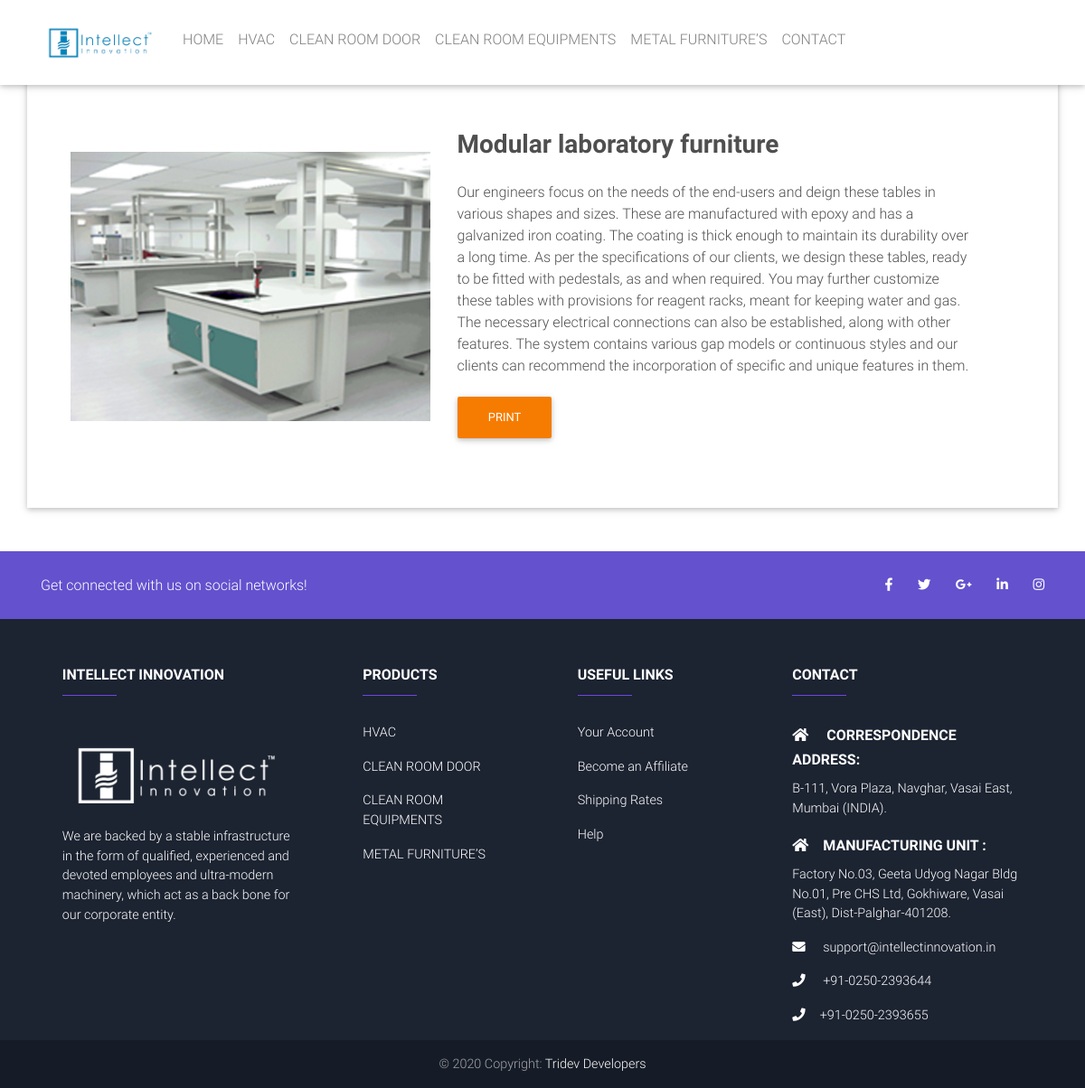
The app's page /metalDetail/Modular_laboratory_furniture/ with its own data.
### intellect/models.py (models this page shows, shortened)
class Metal(models.Model):
    title = models.CharField(max_length=200)
    image = models.FileField(upload_to='images', help_text='image should be Height = 480px, Width = 480px')
    post_short_description = models.TextField(default='This area write image short description')
    post_long_description = RichTextUploadingField(default='This area write image in brief text description')
    slug = models.SlugField(blank = True, null = True)

### intellect/views.py (the view)
# urls.py: path('metalDetail/<slug>/', metalDetailView.as_view(), name='metalDetail'),
class metalDetailView(DetailView):
    model = Metal
    template_name = 'metalDetail.html'

### intellect/templates/metalDetail.html
{% extends "base.html" %}
{% block products %}
  <div class="container my-5 p-5 z-depth-1">
  <section class="dark-grey-text mt-4">
    <div class="row pr-lg-5 mt-3">
      <div class="col-md-5 mb-5 mt-5">
        <div class="view">
          <img src="{{ metal.image.url }}" class="img-fluid" alt="smaple image">
        </div>
      </div>
      <div class="col-md-7 d-flex align-items-center">
        <div>
          <h3 class="font-weight-bold mb-4">{{ metal.title }}</h3>
        	<p>{{ metal.post_long_description | safe }}</p>
        	<button type="button" class="btn btn-orange btn-rounded mx-0" onClick="javascript:window.print()">Print</button>
        </div>
      </div>
    </div>
  </section>
</div>
{% endblock products %}

### intellect/templates/navbar.html (style rules this page uses)
html, body, header, .view { height: 100%; }

### records on screen
Metal: image (picture), title "Modular laboratory furniture", post_long_description "Our engineers focus on the needs of the end-users and deign these tables in various shapes and sizes. These are manufactured with epoxy and has a galvanized iron coating. The coating is thick enough to maintain its durability over a long time. As per the specifications of our clients, we design these tables, ready to be fitted with pedestals, as and when required. You may further customize these tables with provisions for reagent racks, meant for keeping water and gas. The necessary electrical connections can also be established, along with other features. The system contains various gap models or continuous styles and our clients can recommend the incorporation of specific and unique…"
